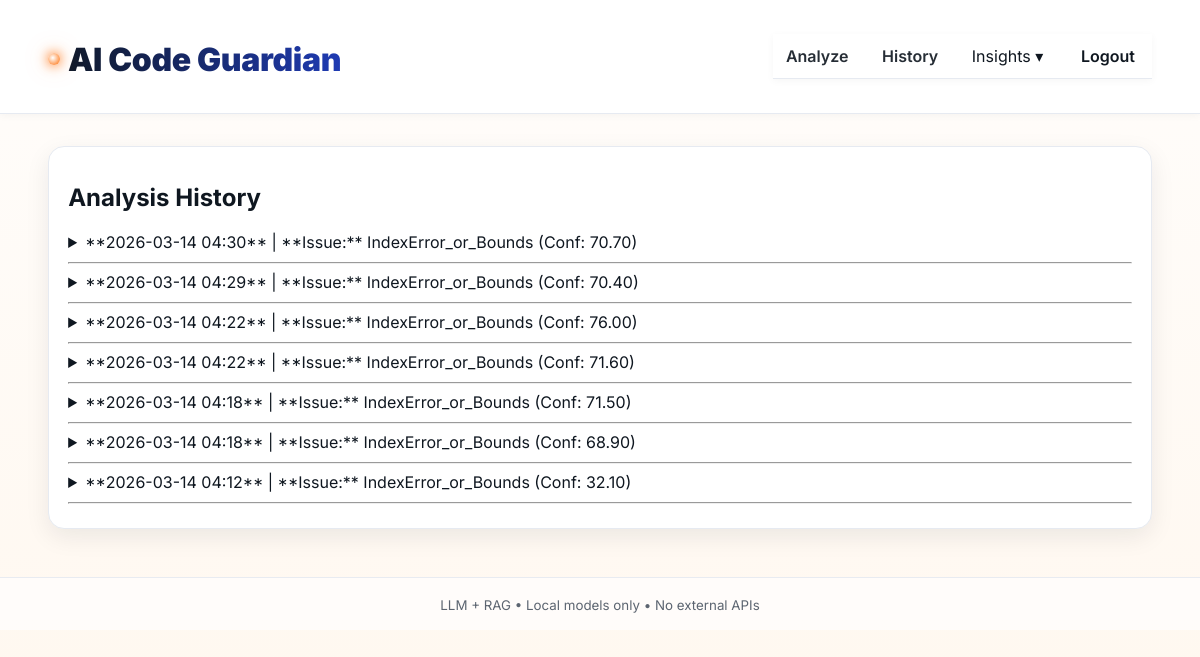
Page /history (signed in) on the earlier database version.
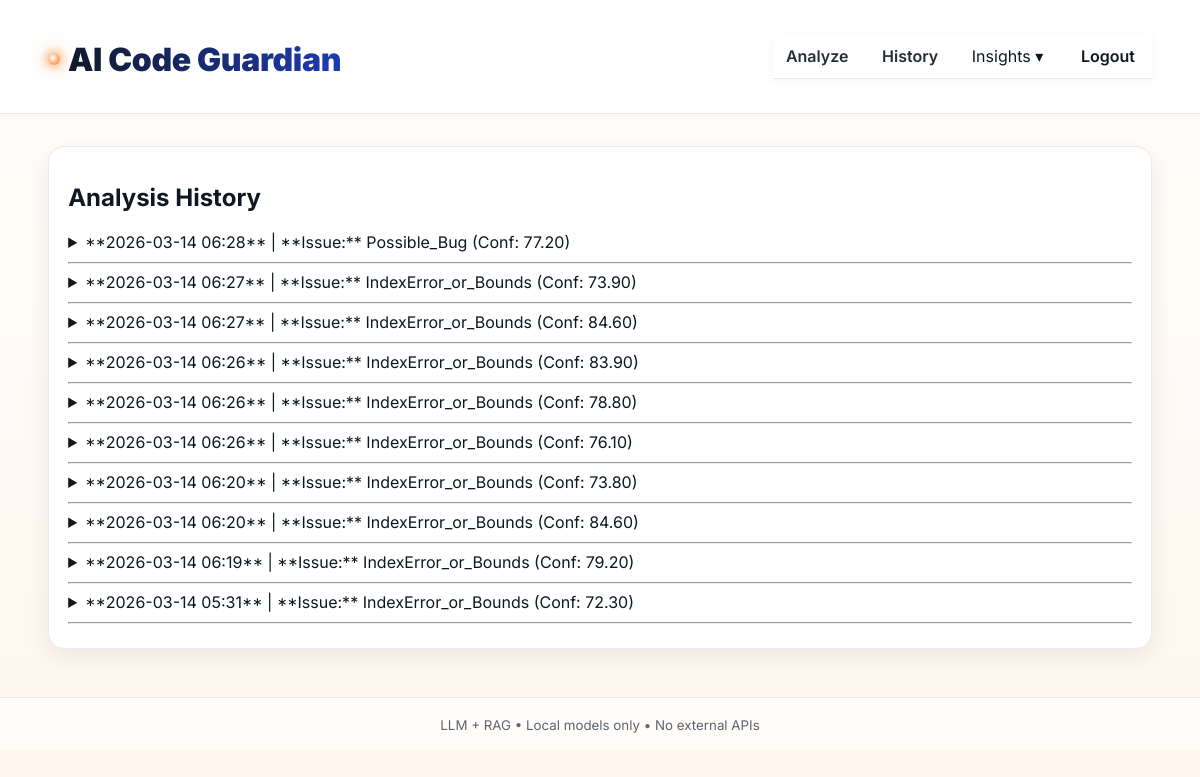
Same page on the later database version.
### app.py (models this page shows)
class History(db.Model):
    id = db.Column(db.Integer, primary_key=True)
    timestamp = db.Column(db.DateTime, default=datetime.utcnow, index=True)
    code_snippet = db.Column(db.Text, nullable=False)
    issue_type = db.Column(db.String(128))
    root_cause = db.Column(db.Text)
    confidence = db.Column(db.Float)
    user_id = db.Column(db.Integer, db.ForeignKey("user.id"), nullable=False, index=True)

### app.py (the view)
@app.get("/history")
@login_required
def history_route():
    entries = db.session.execute(
        db.select(History)
          .where(History.user_id == current_user.id)
          .order_by(History.timestamp.desc())
          .limit(10)
    ).scalars()
    return render_template("history.html", entries=entries)

### app.py (called while the page is built)
@login_manager.user_loader
def load_user(user_id):
    try:
        return db.session.get(User, int(user_id))
    except Exception:
        return User.query.get(int(user_id))

### templates/history.html (shortened to what this page needs)
{% extends "layout.html" %}
{% block content %}
<section class="card">
  <h2>Analysis History</h2>
  {% for entry in entries %}
    <details style="margin-bottom: 10px;">
      <summary>
        **{{ entry.timestamp.strftime('%Y-%m-%d %H:%M') }}** |
        **Issue:** {{ entry.issue_type }}
        (Conf: {{ "%.2f"|format(entry.confidence) }})
      </summary>
    </details>
    <hr>
  {% else %}
    <p>No analysis history found.</p>
  {% endfor %}
</section>
{% endblock %}

Differences in the rows shown:
no longer on this page (row unchanged): History: timestamp "2026-03-14 04:30", issue_type "IndexError_or_Bounds", confidence "70.70"
no longer on this page (row unchanged): History: timestamp "2026-03-14 04:29", issue_type "IndexError_or_Bounds", confidence "70.40"
no longer on this page (row unchanged): History: timestamp "2026-03-14 04:22", issue_type "IndexError_or_Bounds", confidence "76.00"
no longer on this page (row unchanged): History: timestamp "2026-03-14 04:22", issue_type "IndexError_or_Bounds", confidence "71.60"
no longer on this page (row unchanged): History: timestamp "2026-03-14 04:18", issue_type "IndexError_or_Bounds", confidence "71.50"
no longer on this page (row unchanged): History: timestamp "2026-03-14 04:18", issue_type "IndexError_or_Bounds", confidence "68.90"
no longer on this page (row unchanged): History: timestamp "2026-03-14 04:12", issue_type "IndexError_or_Bounds", confidence "32.10"
added History: timestamp "2026-03-14 06:28", issue_type "Possible_Bug", confidence "77.20"
added History: timestamp "2026-03-14 06:27", issue_type "IndexError_or_Bounds", confidence "73.90"
added History: timestamp "2026-03-14 06:27", issue_type "IndexError_or_Bounds", confidence "84.60"
added History: timestamp "2026-03-14 06:26", issue_type "IndexError_or_Bounds", confidence "83.90"
added History: timestamp "2026-03-14 06:26", issue_type "IndexError_or_Bounds", confidence "78.80"
added History: timestamp "2026-03-14 06:26", issue_type "IndexError_or_Bounds", confidence "76.10"
added History: timestamp "2026-03-14 06:20", issue_type "IndexError_or_Bounds", confidence "73.80"
added History: timestamp "2026-03-14 06:20", issue_type "IndexError_or_Bounds", confidence "84.60"
added History: timestamp "2026-03-14 06:19", issue_type "IndexError_or_Bounds", confidence "79.20"
added History: timestamp "2026-03-14 05:31", issue_type "IndexError_or_Bounds", confidence "72.30"
